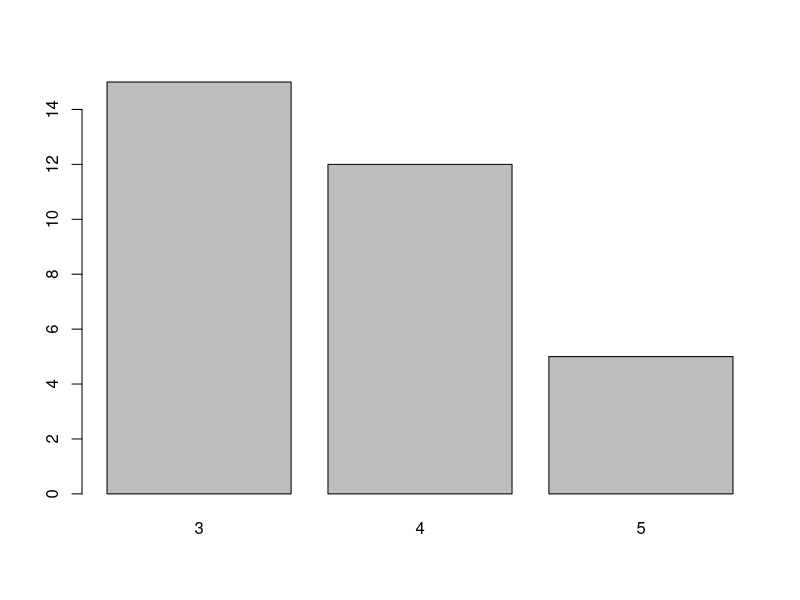
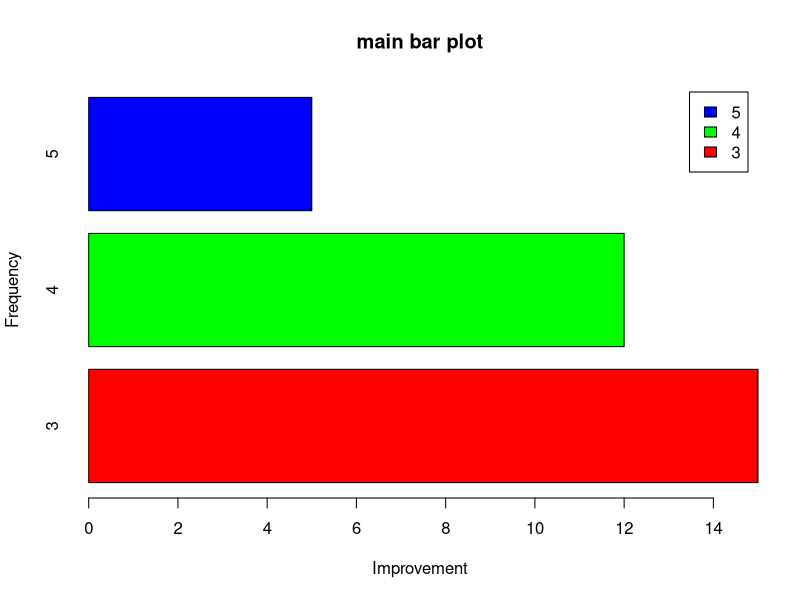

Generate these figures, in order, with R:
head(mtcars)
count <- table(mtcars$gear)
barplot(count)
barplot(count, horiz = TRUE, main = "main bar plot", xlab = "Improvement", ylab = "Frequency",
        legend.text = rownames(count), col = rainbow(3))